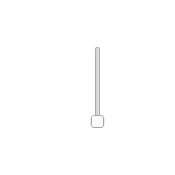
            <widget class="QFrame" name="Y66">
             <property name="geometry">
              <rect>
               <x>140</x>
               <y>410</y>
               <width>175</width>
               <height>175</height>
              </rect>
             </property>
             <property name="sizePolicy">
              <sizepolicy hsizetype="Fixed" vsizetype="Fixed">
               <horstretch>0</horstretch>
               <verstretch>0</verstretch>
              </sizepolicy>
             </property>
             <property name="minimumSize">
              <size>
               <width>175</width>
               <height>175</height>
              </size>
             </property>
             <property name="maximumSize">
              <size>
               <width>175</width>
               <height>175</height>
              </size>
             </property>
             <property name="styleSheet">
              <string notr="true">QFrame
{
   background-color: rgba(255, 255, 255, 0);
   border-image: url(:/images/resources/CCW.png) 0 0 0 0 stretch stretch;
   border-width: 0px;
}</string>
             </property>
             <property name="frameShape">
              <enum>QFrame::StyledPanel</enum>
             </property>
             <property name="frameShadow">
              <enum>QFrame::Raised</enum>
             </property>
             <layout class="QGridLayout" name="gridLayout_47">
              <item row="0" column="1">
               <widget class="QLabel" name="Y66Label">
                <property name="font">
                 <font>
                  <pointsize>18</pointsize>
                 </font>
                </property>
                <property name="styleSheet">
                 <string notr="true">color:white;
border-image:none;</string>
                </property>
                <property name="text">
                 <string>Motor 6</string>
                </property>
                <property name="alignment">
                 <set>Qt::AlignCenter</set>
                </property>
               </widget>
              </item>
              <item row="1" column="1">
               <widget class="QSlider" name="Y66Motor">
                <property name="sizePolicy">
                 <sizepolicy hsizetype="Expanding" vsizetype="Expanding">
                  <horstretch>0</horstretch>
                  <verstretch>0</verstretch>
                 </sizepolicy>
                </property>
                <property name="styleSheet">
                 <string notr="true">QSlider::groove:vertical{
border: 1px solid #637EB8;
background: white;
width: 30px;
border-radius: 3px;
}
QSlider::add-page:vertical {
background: qlineargradient(x1: 0, y1: 0, x2: 0, y2: 1,
stop: 0 #ABC7EC, stop: 1 #154A98);
border: 1px solid #777;
height: 10px;
border-radius: 4px;
}
QSlider::sub-page:vertical {
background: #fff;
border: 1px solid #154A98;
height: 10px;
border-radius: 4px;
}
QSlider::handle:vertical{
background: qlineargradient(x1:0, y1:0, x2:1, y2:1,
stop:0 #fff, stop:1 #ABC7EC);
border: 1px solid #777;
height: 25px;
margin-left: -8px;
margin-right: -8px;
border-radius: 2px;
}

QSlider::background-color: rgba(255, 255, 255, 0);</string>
                </property>
                <property name="minimum">
                 <number>1000</number>
                </property>
                <property name="maximum">
                 <number>2000</number>
                </property>
                <property name="value">
                 <number>1000</number>
                </property>
                <property name="orientation">
                 <enum>Qt::Vertical</enum>
                </property>
               </widget>
              </item>
              <item row="1" column="0">
               <spacer name="Y66Spacer">
                <property name="orientation">
                 <enum>Qt::Horizontal</enum>
                </property>
                <property name="sizeType">
                 <enum>QSizePolicy::Fixed</enum>
                </property>
                <property name="sizeHint" stdset="0">
                 <size>
                  <width>20</width>
                  <height>20</height>
                 </size>
                </property>
               </spacer>
              </item>
              <item row="2" column="1">
               <widget class="QLabel" name="Y66Value">
                <property name="font">
                 <font>
                  <pointsize>18</pointsize>
                 </font>
                </property>
                <property name="styleSheet">
                 <string notr="true">color:white;
border-image:none;</string>
                </property>
                <property name="text">
                 <string>1000</string>
                </property>
                <property name="alignment">
                 <set>Qt::AlignCenter</set>
                </property>
               </widget>
              </item>
             </layout>
            </widget>
